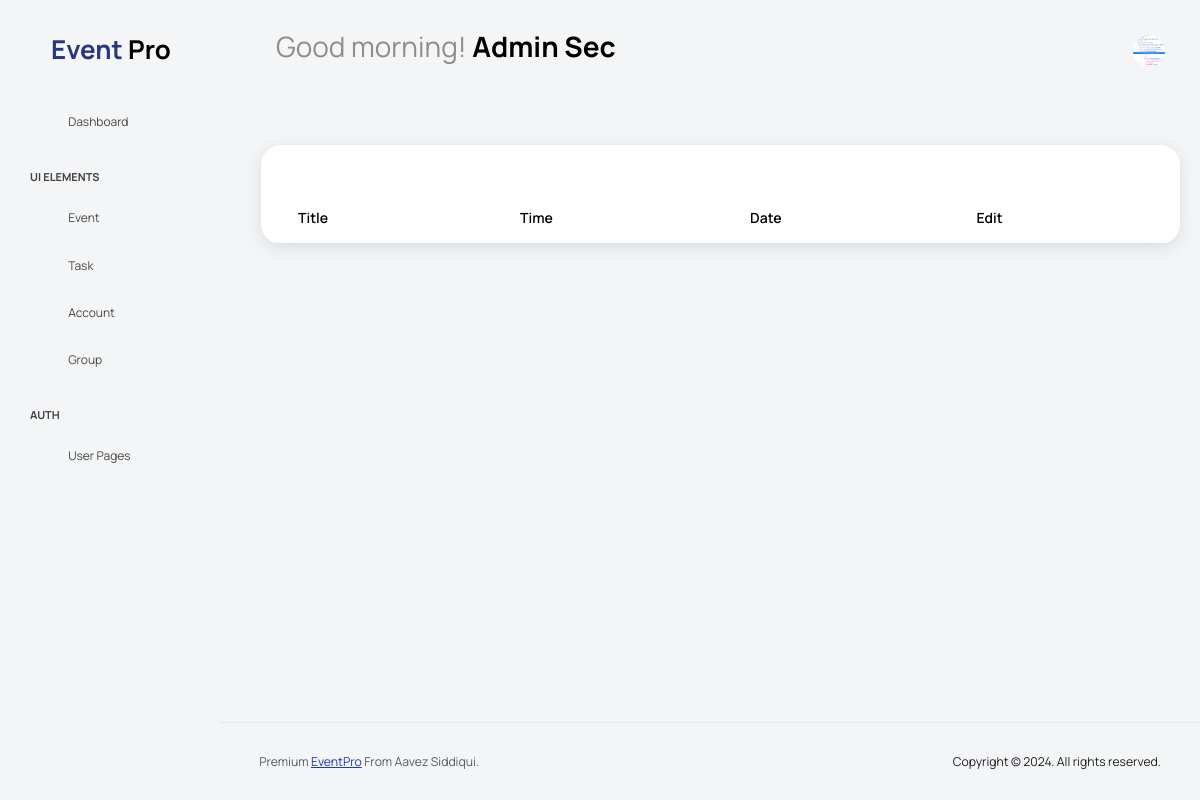
Screenshot of /Event_user (signed in) with the database file from the repository.
### userAcc/models.py (models this page shows)
class CustomUser(AbstractUser):
    phone_number = models.CharField(max_length=15, blank=True, null=True)
    profile_image = models.ImageField(upload_to='profile_images/', blank=True, null=True,default=None)
    email =   models.EmailField(unique=True)
    USERNAME_FIELD = "email"
    REQUIRED_FIELDS = []
    objects = CustomUserManager()
    def __str__(self):
        return self.email
    class Meta:
        permissions = (
                        ("can_add_staff", "To add staff"),
                        ("can_edit_staff", "To edit staff"),
                        ("can_make_group", "To make group")
                        )

### eventapp/views.py (the view)
# urls.py: path('Event_user',User_Event_page,name='Event_user'),
@login_required(login_url='login_page')
def User_Event_page(request):
    event = Event.objects.all()
    registered_event_ids = Attendee.objects.filter(user_id=request.user.id).values_list('event_id', flat=True)
    return render(request,'Event_user.html',{'attendees':registered_event_ids,'events':event})

### templates/Event_user.html (shortened to what this page needs)
{% extends 'base.html' %}
{% load static %}
{% block content %}
<div class="card pt-5">
<table class="display table table-hover">
    <thead>
        <tr>
            <th>Title</th>
            <th>Time</th>
            <th>Date</th>
            <th>Edit</th>
        </tr>
    </thead>
</table>
</div>
{% endblock %}

### templates/includes/navbar.html (shortened to what this page needs)
{% load static %}
<nav class="navbar default-layout col-lg-12 col-12 p-0 fixed-top d-flex align-items-top flex-row">
   <div class="text-center navbar-brand-wrapper d-flex align-items-center justify-content-start">
        <div>
            <a class="navbar-brand d-none d-lg-block" href="{% url 'home' %}">
                <h2 class="mb-0"><b>Event <span style="color: black;">Pro</span></b></h2>
            </a>
        </div>
    </div>
    <div class="navbar-menu-wrapper d-flex align-items-top">
      <ul class="navbar-nav">
        <li class="nav-item font-weight-semibold d-none d-lg-block ms-0">
          {% if request.user.is_authenticated %}
    {% if request.user.socialaccount_set.all %}
        {% with social_account=request.user.socialaccount_set.all.0 %}
            {% if social_account.provider == 'google' %}
            <h1 class="welcome-text"><span id="greeting"></span> <span class="text-black fw-bold">{{ request.user.first_name }} {{ request.user.last_name }}</span></h1>
          {% endif %}
        {% endwith %}
      {% else %}
      <h1 class="welcome-text"><span id="greeting"></span> <span class="text-black fw-bold">{{ request.user.first_name }} {{ request.user.last_name }}</span></h1>
    {% endif %}
    {% else %}
          <h1 class="welcome-text"><span id="greeting"></span> <span class="text-black fw-bold">Guest</span></h1>
{% endif %}
        </li>
      </ul>
      <ul class="navbar-nav ms-auto">
        {% if request.user.is_authenticated %}
  {% if request.user.socialaccount_set.all %}
    {% with social_account=request.user.socialaccount_set.all.0 %}
      {% if social_account.provider == 'google' %}
        <li class="nav-item dropdown user-dropdown">
          <a class="nav-link" id="UserDropdown" href="#" data-bs-toggle="dropdown" aria-expanded="false">
            <img class="img-xs rounded-circle" src="{{ social_account.extra_data.picture }}" alt="Profile image">
          </a>
          <div class="dropdown-menu dropdown-menu-right navbar-dropdown" aria-labelledby="UserDropdown">
            <div class="dropdown-header text-center">
              <img class="img-md rounded-circle" src="{{ social_account.extra_data.picture }}" alt="Profile image">
              <p class="mb-1 mt-3 font-weight-semibold">{{ request.user.first_name }} {{ request.user.last_name }}</p>
              <p class="fw-light text-muted mb-0">{{ request.user }}</p>
            </div>
            <a class="dropdown-item" href="{% url 'profile_edit_page' %}"><i class="dropdown-item-icon mdi mdi-account-outline text-primary me-2"></i> My Profile <span class="badge badge-pill badge-danger">1</span></a>
            <a class="dropdown-item"><i class="dropdown-item-icon mdi mdi-message-text-outline text-primary me-2"></i> Messages</a>
            <a class="dropdown-item"><i class="dropdown-item-icon mdi mdi-calendar-check-outline text-primary me-2"></i> Activity</a>
            <a class="dropdown-item"><i class="dropdown-item-icon mdi mdi-help-circle-outline text-primary me-2"></i> FAQ</a>
            <a class="dropdown-item" href="{% url 'logout' %}"><i class="dropdown-item-icon mdi mdi-power text-primary me-2"></i>Sign Out</a>
          </div>
        </li>
      {% endif %}
    {% endwith %}
  {% else %}
    <li class="nav-item dropdown user-dropdown">
      <a class="nav-link" id="UserDropdown" href="#" data-bs-toggle="dropdown" aria-expanded="false">
        {% if user.profile_image != '' %}
          <img class="img-xs rounded-circle" src="{{ user.profile_image.url }}" alt="Profile image">
        {% else %}
          <i class="mdi mdi-account-circle menu-icon"></i>
        {% endif %}
      </a>
    </li>
  {% endif %}
{% endif %}
    </div>
  </nav>

### templates/base.html (style rules this page uses)
.user-dropdown .nav-link { display: flex !important; align-items: center; justify-content: center; }

### rows the page displays
CustomUser: user.first_name "Admin", user.last_name "Sec", profile_image (picture)
